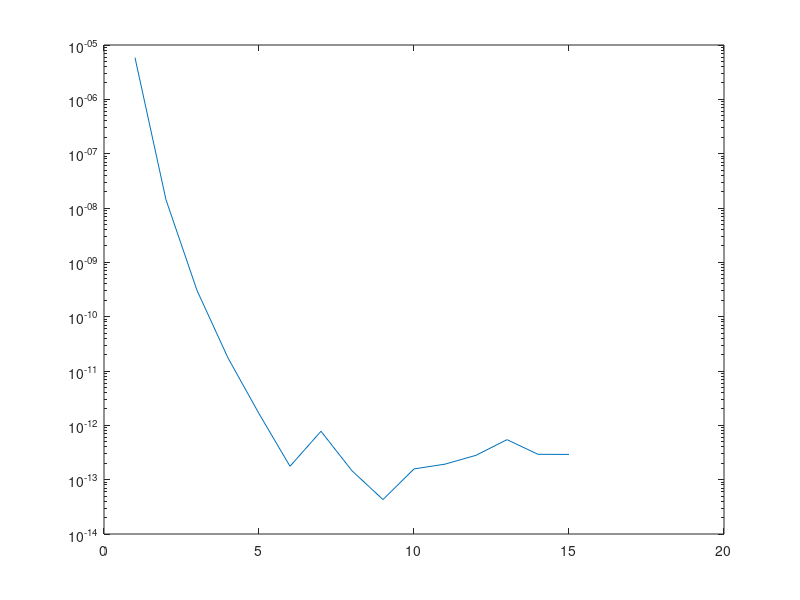

Source code (MATLAB):
% problema 5
clear all;
close all;

lastc=15;
n=20;

xinterp=linspace(-1,1,n+1);
xeval=linspace(-1,1,1000);

for c=1:lastc
    f=@(x) c./(c+x.^2);
    yinterp=f(xinterp);
    yeval=f(xeval);
    
    coef=polyfit(xinterp,yinterp,n);
    yinterpeval=polyval(coef,xeval);
    
    err(c)=max(abs(yinterpeval-yeval));
end

semilogy(1:lastc,err)